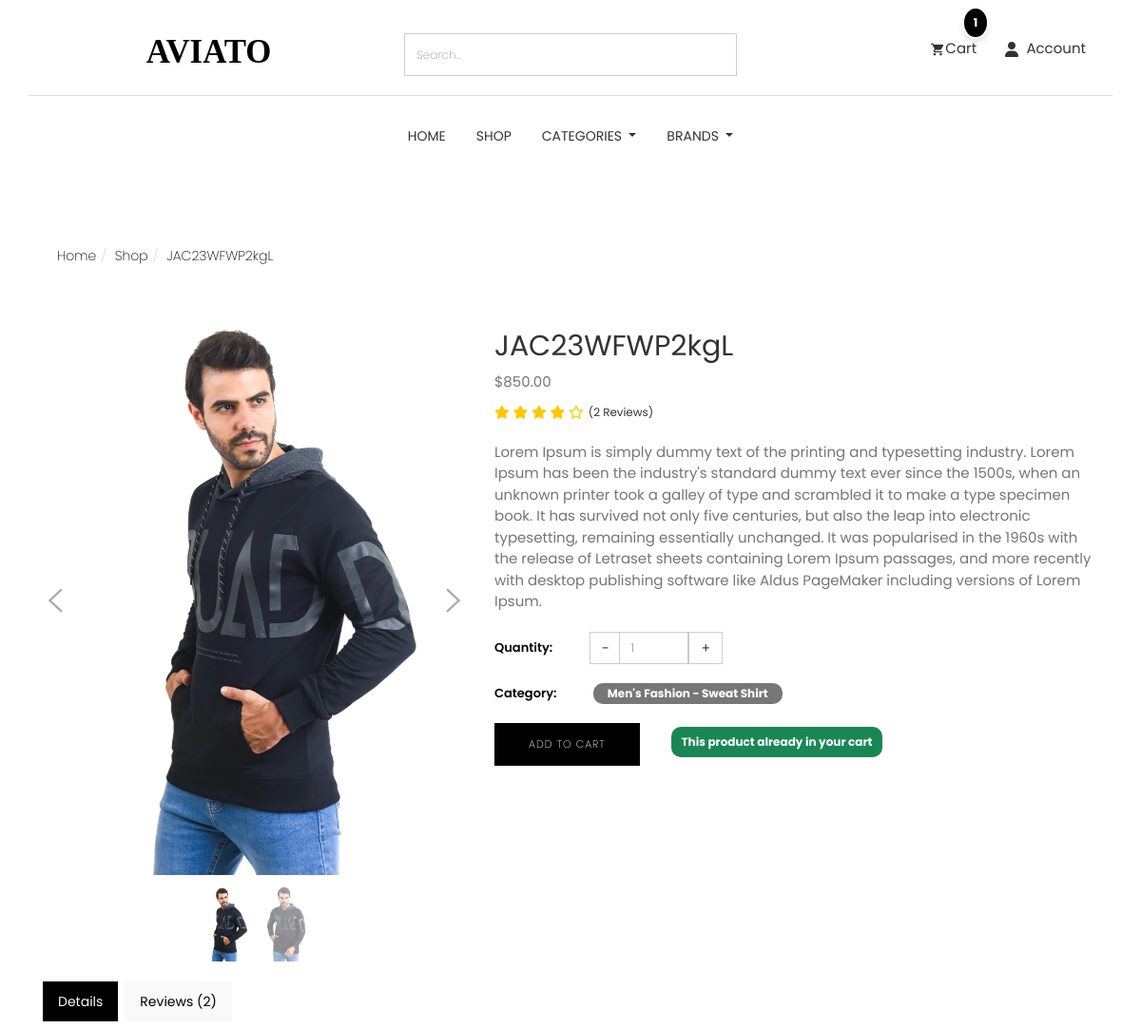
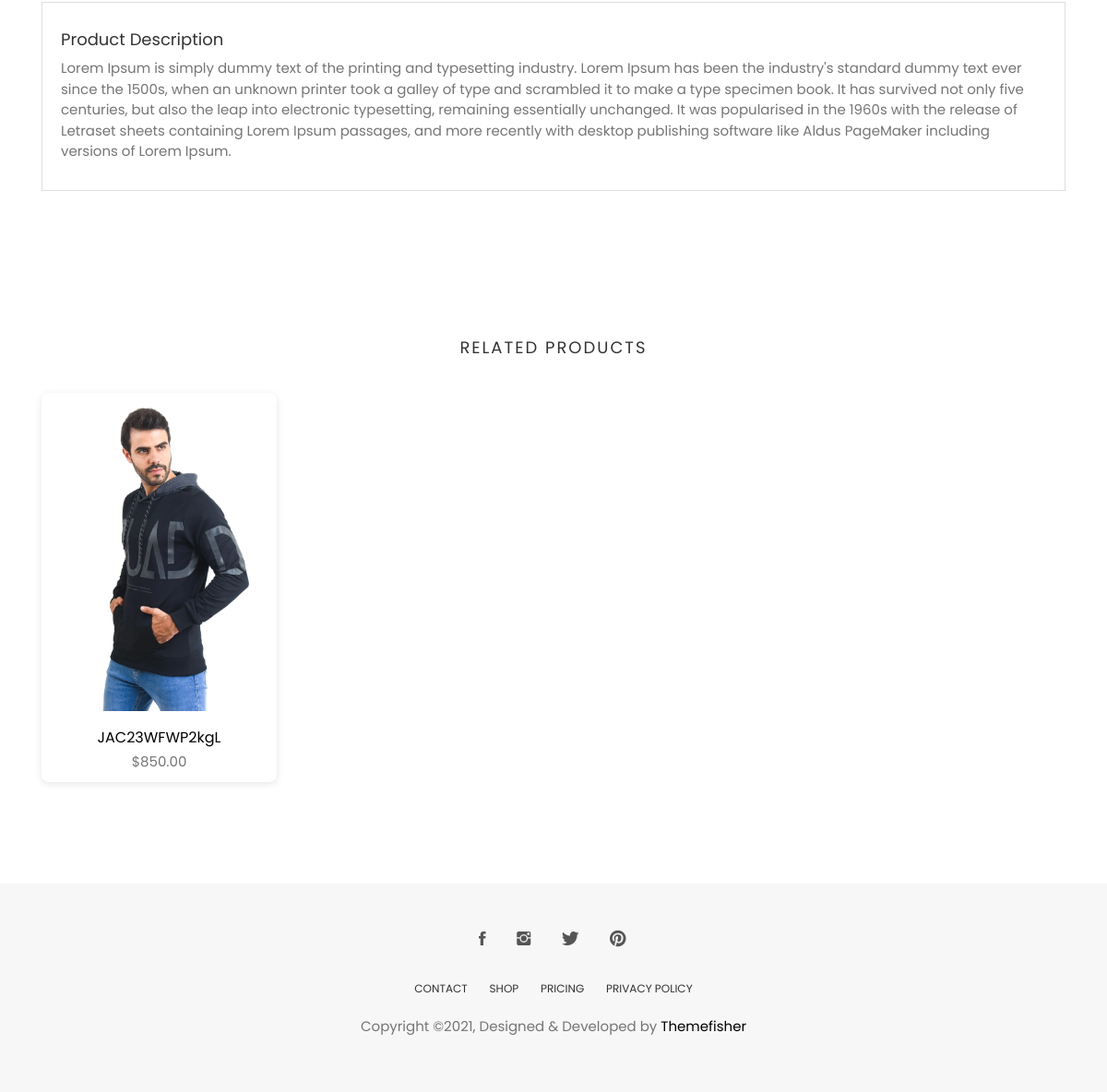
Page /products/eabd4bb6-e144-4240-876e-b1470018ce10 on the committed database (2 pictures, top to bottom).
### store/models.py (models this page shows, shortened)
class Product(models.Model):
    id = models.UUIDField(primary_key=True, default=uuid.uuid4, editable=False)
    name = models.CharField( max_length=50)
    image = models.ImageField(upload_to='product/',null=True,blank=True)
    stock = models.IntegerField(default=1)
    price = models.DecimalField(max_digits=10, decimal_places=2, default=Decimal('0.00'))
    description = models.TextField(max_length=10000, blank=True)
    created_at = models.DateTimeField(default=timezone.now)
    modified_date = models.DateTimeField(auto_now=True)
    slug = models.SlugField(null=True, blank=True)
    views = models.PositiveIntegerField(default=0)
    is_available = models.BooleanField(default=True)
    on_sale = models.BooleanField(default=False)
    PRDBrand = models.ForeignKey('Brand', related_name='product_brand', on_delete=models.CASCADE, blank=True, null=True, verbose_name="Brand")
    like = models.ManyToManyField(User, blank=True, related_name='product_favourite')
    category = models.ForeignKey(Subcategory, related_name='product_subcategory', verbose_name="Subcategory", null=True, blank=True, on_delete=models.CASCADE)
    class Meta:
        ordering = ['-created_at']
        verbose_name = "Product"
        verbose_name_plural = "Products"
    def save(self, *args, **kwargs):
        if not self.slug:
            self.slug = slugify(self.name)
        super(Product, self).save(*args, **kwargs)
    def avr_review(self):
        reviews = ReviewRating.objects.filter(product=self , status=True).aggregate(average=Avg('rating'))
        avg =0
        if reviews['average'] is not None:
            avg = float(reviews['average'])
        return avg
    def count_review(self):
        reviews = ReviewRating.objects.filter(product=self , status=True).aggregate(count=Count('rating'))
        count = 0
        if reviews['count'] is not None:
            count = int(reviews['count'])
        return count
    def __str__(self):
        return self.name

class ProductImage(models.Model):
    product = models.ForeignKey(Product, on_delete=models.CASCADE, related_name='images')
    image = models.ImageField(upload_to='product/',null=True,blank=True)

### category/models.py (models this page shows, shortened)
class Subcategory(models.Model):
    id = models.UUIDField(primary_key=True, default=uuid.uuid4, editable=False)
    name = models.CharField(max_length=255)
    category = models.ForeignKey(Category, related_name='subcategories', on_delete=models.CASCADE)
    description = models.TextField(blank=True, null=True)
    image = models.ImageField(null=True,blank=True,upload_to='subcategory-image/')
    class Meta:
        verbose_name = "Subcategory"
        verbose_name_plural = "Subcategories"
        ordering = ['name']  # Subcategories will be ordered alphabetically by name.
    def __str__(self):
        return f"{self.category.name} - {self.name}"
    def get_url(self):
        return reverse('products_by_subcategory',args=[self.id])

class Category(models.Model):
    id = models.UUIDField(primary_key=True, default=uuid.uuid4, editable=False)
    name = models.CharField(max_length=255, unique=True)
    description = models.TextField(blank=True, null=True)
    image = models.ImageField(null=True,blank=True,upload_to='category-image/')
    class Meta:
        verbose_name = "Category"
        verbose_name_plural = "Categories"
        ordering = ['name']  # Categories will be ordered alphabetically by name.

### store/views.py (the view)
# urls.py: path('<str:product_id>' , views.product_details , name='product_details'),
def product_details(request,product_id):
    try:
        single_product = Product.objects.get(id=product_id)
        reviews = ReviewRating.objects.filter(product_id=single_product.id , status=True)
        if request.user.is_authenticated:
            in_cart = CartItem.objects.filter(user=request.user , product = product_id).exists()
            try:
                orderproduct = OrderProduct.objects.filter(user=request.user , product_id=single_product.id).exists()
            except OrderProduct.DoesNotExist:
                orderproduct = None
        else:
            orderproduct = None
            in_cart = CartItem.objects.filter(cart__cart_id = _cart_id(request) , product = product_id).exists()
    except Exception as e:
        raise e
    single_product.views+=1
    single_product.save()
    product_gallary = ProductImage.objects.filter(product_id=single_product.id)
    related = Product.objects.filter(category=single_product.category)
    orderproduct_counter =  OrderProduct.objects.filter( product_id=single_product.id)
    orderproduct_count = orderproduct_counter.count()
    context = {
        'single_product':single_product,
        'product_gallary':product_gallary,
        'related':related,
        'in_cart':in_cart,
        'reviews':reviews,
        'orderproduct':orderproduct,
        'orderproduct_count':orderproduct_count
    }
    return render(request , 'products/product_details.html' , context)

### accounts/models.py (called while the page is built)
    @property
    def full_name(self):
        return f'{self.user.first_name} {self.user.last_name}'

### cart/cart_utils.py (called while the page is built)
def _cart_id(request):
    cart = request.session.session_key
    if not cart:
        cart = request.session.create()
    return cart

### cart/models.py (called while the page is built)
    def sub_total(self):
        return self.product.price * self.quantity

### category/category_context.py (called while the page is built)
def nav_links(request):
    categories_nav = Category.objects.all()
    subcategories_nav = Subcategory.objects.all()
    brands_nav = Brand.objects.all()
    context = {
        'categories_nav':categories_nav,
        'brands_nav':brands_nav,
        'subcategories_nav':subcategories_nav,
    }
    return context

### store/models.py (called while the page is built)
    def colors(self):
        return super(VariationManager,self).filter(variation_category='color',is_active=True)

    def sizes(self):
        return super(VariationManager,self).filter(variation_category='size',is_active=True)

    def get_url(self):
        return reverse('products_by_brand',args=[self.id])

    def __str__(self):
        return self.name

### store/templates/products/product_details.html (shortened to what this page needs)
{% extends "base.html" %}
{% load static %}
{% block body %}
<section class="single-product">
	<div class="container">
		<div class="row">
			<div class="col-md-6">
				<ol class="breadcrumb">
					<li><a href="/">Home</a></li>
					<li><a href="{% url 'product_list'%}">Shop</a></li>
					<li class="active">{{single_product.name}}</li>
				</ol>
			</div>
			<div class="col-md-6">
			</div>
		</div>
		<div class="row mt-20">
			<div class="col-md-5">
				<div class="single-product-slider">
					<div id='carousel-custom' class='carousel slide' data-ride='carousel'>
						<div class='carousel-outer'>
							<div class='carousel-inner'>
								<div class='item active'>
									<img src="{{ single_product.image.url }}" alt='Main Product Image'
										data-zoom-image="{{ single_product.image.url }}" />
								</div>
							</div>
							<a class='left carousel-control' href='#carousel-custom' data-slide='prev'>
								<i class="tf-ion-ios-arrow-left"></i>
							</a>
							<a class='right carousel-control' href='#carousel-custom' data-slide='next'>
								<i class="tf-ion-ios-arrow-right"></i>
							</a>
						</div>
						<ol class='carousel-indicators mCustomScrollbar meartlab'>
							<li data-target='#carousel-custom' data-slide-to='0' class='active'>
								<img src="{{ single_product.image.url }}" alt='Main Product Thumbnail' />
							</li>
							{% for image in product_gallary %}
							<li data-target='#carousel-custom' data-slide-to='{{ forloop.counter }}'>
								<img src="{{ image.image.url }}" alt='Product Thumbnail' />
							</li>
							{% endfor %}
						</ol>
					</div>
				</div>
			</div>
			<div class="col-md-7">
				<form action="{% url 'add_to_cart' single_product.id %}"
					href="{% url 'add_to_cart' single_product.id %}" method="POST">
					<div class="single-product-details">
						<h2>{{single_product}}</h2>
						<p class="product-price">${{single_product.price}}</p>
						<div class="d-flex mb-3">
							<div class="rating-star me-2">
								<span>
									<i class="fa fa-star{% if single_product.avr_review < 0.5%}-o{% elif single_product.avr_review >= 0.5 and single_product.avr_review < 1%}-half-o{%endif%}"
										aria-hidden="true"></i>
									<i class="fa fa-star{% if single_product.avr_review < 1.5%}-o{% elif single_product.avr_review >= 1.5 and single_product.avr_review < 2%}-half-o{%endif%}"
										aria-hidden="true"></i>
									<i class="fa fa-star{% if single_product.avr_review < 2.5%}-o{% elif single_product.avr_review >= 2.5 and single_product.avr_review < 3%}-half-o{%endif%}"
										aria-hidden="true"></i>
									<i class="fa fa-star{% if single_product.avr_review < 3.5%}-o{% elif single_product.avr_review >= 3.5 and single_product.avr_review < 4%}-half-o{%endif%}"
										aria-hidden="true"></i>
									<i class="fa fa-star{% if single_product.avr_review < 4.5%}-o{% elif single_product.avr_review >= 4.5 and single_product.avr_review < 5%}-half-o{%endif%}"
										aria-hidden="true"></i>
								</span>
							</div>
							<small class="pt-1">({{single_product.count_review}} Reviews)</small>
						</div>
						<p class="product-description mt-20">
							{{single_product.description}}
						</p>
						<div class="product-quantity">
							<span>Quantity:</span>
							<div class="product-quantity-slider">
								<input id="product-quantity" type="text" value="1" name="product-quantity">
							</div>
						</div>
						<div class="product-category">
							<span>Category:</span>
							<a class="badge py-2 px-4"
								href="{{single_product.category.get_url}}">{{single_product.category}}</a>
						</div>
						{% if single_product.stock <= 0 %}
						<a href="" class="btn btn-main mt-20 disabled">Add To Cart</a>
						{% else %}
						{% if in_cart %}
						<div class="">
							<button type="submit" class="btn btn-main mt-20 ">Add To
								Cart</button>
							<span class="badge badge-anime py-3 px-3 bg-success mt-4 ms-5">This product already in your
								cart</span>
						</div>
						{% else %}
						<button type="submit" class="btn btn-main mt-20 ">Add To Cart</button>
						{% endif %}
						{% endif %}
					</div>
				</form>
			</div>
		</div>
		<div class="row">
			<div class="col-xs-12">
				<div class="tabCommon mt-20">
					<ul class="nav nav-tabs">
						<li class="active"><a data-toggle="tab" href="#details" aria-expanded="true">Details</a></li>
						<li class=""><a data-toggle="tab" href="#reviews" aria-expanded="false">Reviews
								({{single_product.count_review}})</a></li>
					</ul>
					<div class="tab-content patternbg">
						<div id="details" class="tab-pane fade active in">
							<h4>Product Description</h4>
							<p>{{single_product.description}}</p>
						</div>
					</div>
				</div>
			</div>
		</div>
	</div>
</section>
<section class="products related-products section">
	<div class="container">
		<div class="row">
			<div class="title text-center">
				<h2>Related Products</h2>
			</div>
		</div>
		<div class="row">
			{% for product in related %}
			<div class="col-md-3">
				<div class="product-item">
					<div class="product-thumb">
						<img class="img-responsive" src="{{product.image.url}}" alt="product-img" />
					</div>
					<div class="product-content">
						<h4><a href="{% url 'product_details' product.id %}">{{product.name}}</a></h4>
						<p class="price">${{product.price}}</p>
					</div>
				</div>
			</div>
			{% endfor %}
		</div>
	</div>
</section>
{% endblock body %}

### static/css/style.css (style rules this page uses)
body { line-height: 1.5; font-family: "Poppins", sans-serif; -webkit-font-smoothing: antialiased; }
p { font-family: "Poppins", sans-serif; color: #757575; font-size: 15px; }
h1, h2, h3, h4, h5, h6 { font-family: "Poppins", sans-serif; }
h1, h2, h3, h4, h5, h6 { font-weight: 400; }
ol, ul { margin: 0; padding: 0; list-style: none; }
a, a:focus, a:hover { text-decoration: none; outline: 0; color: #000; }
input[type=email], input[type=password], input[type=text], input[type=tel] { border-radius: 0; box-shadow: none; height: 45px; outline: none; font-weight: 200; font-size: 12px; }
.form-control { box-shadow: none; border-radius: 0; }
.btn-main, .btn-small, .btn-transparent, .btn-solid-border { background: #000; color: #fff; display: inline-block; font-size: 11px; letter-spacing: 1px; padding: 14px 35px; text-transform: uppercase; font-weight: 200; border-radius: 0; }
.mt-20 { margin-top: 20px; }
.section { padding: 80px 0; }
.title { padding: 20px 0 30px; }
.title h2 { font-size: 18px; text-align: center; text-transform: uppercase; letter-spacing: 2px; }
.tabCommon .nav-tabs { border-bottom: 0; margin-bottom: 10px; }
.tabCommon .nav-tabs li { margin-right: 5px; }
.tabCommon .nav-tabs li.active a { background-color: #000; border: 1px solid #000; color: #ffffff; }
.tabCommon .nav-tabs a { border-radius: 0; background: #f9f9f9; }
.tabCommon .tab-content { padding: 20px; border: 1px solid #dedede; }
.product-item { background-color: #fff; border-radius: 8px; overflow: hidden; box-shadow: 0 2px 8px rgba(0, 0, 0, 0.1); transition: all 0.3s ease; margin-bottom: 30px; }
.product-item .product-thumb { position: relative; }
.product-item .product-thumb img { object-fit: contain !important; height: 350px !important; width: 350px !important; }
.product-item .product-thumb:before { transition: 0.3s all; opacity: 0; background: rgba(0, 0, 0, 0.6); content: ""; position: absolute; top: 0; right: 0; left: 0; bottom: 0; }
.product-item .product-content { text-align: center; }
.product-item .product-content h4 { font-size: 16px; font-weight: 400; margin-top: 15px; margin-bottom: 6px; }
.product-item .product-content h4 a { color: #000; }
.single-product { padding: 60px 0 40px; }
.single-product .breadcrumb { background: transparent; }
.single-product .breadcrumb li { color: #000; font-weight: 200; }
.single-product .breadcrumb li a { color: #000; font-weight: 200; }
.single-product-slider .carousel .carousel-control { bottom: auto; background: #fff; width: 6%; padding: 10px 0; }
.single-product-slider .carousel .carousel-control i { font-size: 40px; text-shadow: none; color: #555; }
.single-product-slider .carousel .carousel-indicators li img { height: auto; width: 60px; }
.single-product-slider .carousel .carousel-control.right, .single-product-slider .carousel .carousel-control.left { background-image: none; top: 40%; }
.single-product-slider .carousel-indicators { margin: 10px 0 0; overflow: auto; position: static; text-align: left; white-space: nowrap; width: 100%; overflow: hidden; }
.single-product-slider .carousel-indicators li { background-color: transparent; border-radius: 0; display: inline-block; height: auto; margin: 0 !important; width: auto; }
.single-product-slider .carousel-indicators li.active img { opacity: 1; }
.single-product-slider .carousel-indicators li img { display: block; opacity: 0.5; }
.single-product-details .product-category { margin-top: 20px; }
.single-product-details .product-category > span { width: 100px; color: #000; font-size: 13px; font-weight: 600; display: inline-block; }
.single-product-details .product-quantity { margin-top: 20px; display: flex; align-items: center; }
.single-product-details .product-quantity > span { width: 100px; color: #000; font-size: 13px; font-weight: 600; display: inline-block; }
.single-product-details .product-quantity .product-quantity-slider { width: 140px; display: inline-block; }
.single-product-details .product-quantity .product-quantity-slider input { height: 34px; }
.badge-anime { animation: slideInOut 3s ease-in-out infinite; }
.rating-star i { color: #ffc800 !important; }

### rows in the picture
Product: name "JAC23WFWP2kgL", image (picture), price "850.00", count_review "2", description "Lorem Ipsum is simply dummy text of the printing and typesetting industry. Lorem Ipsum has been the industry's standard dummy text ever since the 1500s, when an unknown printer took a galley of type and scrambled it to make a type specimen book. It has survived not only five centuries, but also the leap into electronic typesetting, remaining essentially unchanged. It was popularised in the 1960s with the release of Letraset sheets containing Lorem Ipsum passages, and more recently with desktop publishing software like Aldus PageMaker including versions of Lorem Ipsum.", category "Men's Fashion - Sweat Shirt"
ProductImage: image (picture)

### other values in the picture
{{ quantity }} "1"
